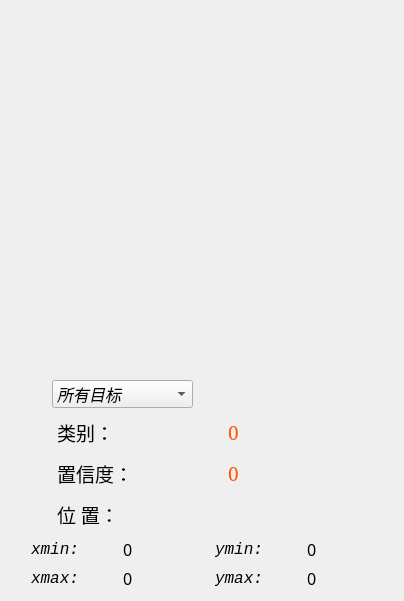
          <widget class="QWidget" name="Page_result">
           <layout class="QVBoxLayout" name="verticalLayout_2">
            <item>
             <widget class="QLabel" name="label_website">
              <property name="minimumSize">
               <size>
                <width>0</width>
                <height>30</height>
               </size>
              </property>
              <property name="font">
               <font>
                <family>Times new roman</family>
                <pointsize>12</pointsize>
                <italic>false</italic>
                <bold>false</bold>
               </font>
              </property>
              <property name="styleSheet">
               <string notr="true">QLabel{font: 12pt &quot;Times new roman&quot;;}</string>
              </property>
              <property name="text">
               <string/>
              </property>
             </widget>
            </item>
            <item>
             <widget class="QLabel" name="label_bar">
              <property name="minimumSize">
               <size>
                <width>382</width>
                <height>300</height>
               </size>
              </property>
              <property name="maximumSize">
               <size>
                <width>400</width>
                <height>300</height>
               </size>
              </property>
              <property name="styleSheet">
               <string notr="true">border-image: url(:/images/icons/weed_logo.png);</string>
              </property>
              <property name="text">
               <string/>
              </property>
              <property name="margin">
               <number>5</number>
              </property>
             </widget>
            </item>
            <item>
             <widget class="QLabel" name="label">
              <property name="minimumSize">
               <size>
                <width>0</width>
                <height>20</height>
               </size>
              </property>
              <property name="maximumSize">
               <size>
                <width>16777215</width>
                <height>20</height>
               </size>
              </property>
              <property name="text">
               <string/>
              </property>
             </widget>
            </item>
            <item>
             <layout class="QHBoxLayout" name="Layout_obj">
              <property name="topMargin">
               <number>0</number>
              </property>
              <property name="rightMargin">
               <number>200</number>
              </property>
              <item>
               <widget class="QLabel" name="label_picSelect">
                <property name="minimumSize">
                 <size>
                  <width>30</width>
                  <height>30</height>
                 </size>
                </property>
                <property name="maximumSize">
                 <size>
                  <width>35</width>
                  <height>35</height>
                 </size>
                </property>
                <property name="styleSheet">
                 <string notr="true">border-image: url(:/images/icons/selection.png);</string>
                </property>
                <property name="text">
                 <string/>
                </property>
               </widget>
              </item>
              <item>
               <widget class="QComboBox" name="comboBox_select">
                <property name="minimumSize">
                 <size>
                  <width>0</width>
                  <height>24</height>
                 </size>
                </property>
                <property name="maximumSize">
                 <size>
                  <width>150</width>
                  <height>28</height>
                 </size>
                </property>
                <property name="font">
                 <font>
                  <family>Consolas</family>
                  <pointsize>12</pointsize>
                  <italic>true</italic>
                  <bold>false</bold>
                 </font>
                </property>
                <property name="focusPolicy">
                 <enum>Qt::NoFocus</enum>
                </property>
                <property name="currentText">
                 <string>所有目标</string>
                </property>
                <property name="iconSize">
                 <size>
                  <width>36</width>
                  <height>36</height>
                 </size>
                </property>
                <item>
                 <property name="text">
                  <string>所有目标</string>
                 </property>
                </item>
               </widget>
              </item>
             </layout>
            </item>
            <item>
             <layout class="QHBoxLayout" name="Layout_cls">
              <item>
               <widget class="QLabel" name="label_picResult">
                <property name="minimumSize">
                 <size>
                  <width>35</width>
                  <height>35</height>
                 </size>
                </property>
                <property name="maximumSize">
                 <size>
                  <width>40</width>
                  <height>40</height>
                 </size>
                </property>
                <property name="styleSheet">
                 <string notr="true">border-image: url(:/images/icons/result.png);</string>
                </property>
                <property name="text">
                 <string/>
                </property>
               </widget>
              </item>
              <item>
               <widget class="QLabel" name="label_class">
                <property name="font">
                 <font>
                  <family>华文仿宋</family>
                  <pointsize>14</pointsize>
                 </font>
                </property>
                <property name="text">
                 <string>&lt;html&gt;&lt;head/&gt;&lt;body&gt;&lt;p&gt;类别：&lt;/p&gt;&lt;/body&gt;&lt;/html&gt;</string>
                </property>
               </widget>
              </item>
              <item>
               <widget class="QLabel" name="label_class_result">
                <property name="font">
                 <font>
                  <family>SimSun</family>
                  <pointsize>14</pointsize>
                 </font>
                </property>
                <property name="styleSheet">
                 <string notr="true">color: rgb(255, 85, 0);</string>
                </property>
                <property name="text">
                 <string>0</string>
                </property>
               </widget>
              </item>
             </layout>
            </item>
            <item>
             <layout class="QHBoxLayout" name="Layout_conf">
              <item>
               <widget class="QLabel" name="label_picConf">
                <property name="minimumSize">
                 <size>
                  <width>35</width>
                  <height>35</height>
                 </size>
                </property>
                <property name="maximumSize">
                 <size>
                  <width>40</width>
                  <height>40</height>
                 </size>
                </property>
                <property name="styleSheet">
                 <string notr="true">border-image: url(:/images/icons/Score.png);</string>
                </property>
                <property name="text">
                 <string/>
                </property>
               </widget>
              </item>
              <item>
               <widget class="QLabel" name="label_conf">
                <property name="font">
                 <font>
                  <family>华文仿宋</family>
                  <pointsize>14</pointsize>
                 </font>
                </property>
                <property name="text">
                 <string>&lt;html&gt;&lt;head/&gt;&lt;body&gt;&lt;p&gt;置信度：&lt;/p&gt;&lt;/body&gt;&lt;/html&gt;</string>
                </property>
               </widget>
              </item>
              <item>
               <widget class="QLabel" name="label_score_result">
                <property name="font">
                 <font>
                  <family>SimSun</family>
                  <pointsize>14</pointsize>
                 </font>
                </property>
                <property name="styleSheet">
                 <string notr="true">color: rgb(255, 85, 0);</string>
                </property>
                <property name="text">
                 <string>0</string>
                </property>
               </widget>
              </item>
             </layout>
            </item>
            <item>
             <layout class="QHBoxLayout" name="Layout_loc">
              <item>
               <widget class="QLabel" name="label_picLocation">
                <property name="minimumSize">
                 <size>
                  <width>35</width>
                  <height>35</height>
                 </size>
                </property>
                <property name="maximumSize">
                 <size>
                  <width>40</width>
                  <height>40</height>
                 </size>
                </property>
                <property name="styleSheet">
                 <string notr="true">border-image: url(:/images/icons/Ordinateur.png);</string>
                </property>
                <property name="text">
                 <string/>
                </property>
               </widget>
              </item>
              <item>
               <widget class="QLabel" name="label_location">
                <property name="font">
                 <font>
                  <family>华文仿宋</family>
                  <pointsize>14</pointsize>
                 </font>
                </property>
                <property name="text">
                 <string>&lt;html&gt;&lt;head/&gt;&lt;body&gt;&lt;p&gt;位 置：&lt;/p&gt;&lt;/body&gt;&lt;/html&gt;</string>
                </property>
               </widget>
              </item>
             </layout>
            </item>
            <item>
             <layout class="QHBoxLayout" name="Layout_xymin">
              <property name="leftMargin">
               <number>20</number>
              </property>
              <item>
               <widget class="QLabel" name="label_xmin">
                <property name="font">
                 <font>
                  <family>Consolas</family>
                  <pointsize>12</pointsize>
                  <italic>true</italic>
                  <bold>false</bold>
                 </font>
                </property>
                <property name="text">
                 <string>xmin: </string>
                </property>
               </widget>
              </item>
              <item>
               <widget class="QLabel" name="label_xmin_result">
                <property name="font">
                 <font>
                  <family>SimSun-ExtB</family>
                  <pointsize>12</pointsize>
                 </font>
                </property>
                <property name="text">
                 <string>0</string>
                </property>
               </widget>
              </item>
              <item>
               <widget class="QLabel" name="label_ymin">
                <property name="font">
                 <font>
                  <family>Consolas</family>
                  <pointsize>12</pointsize>
                  <italic>true</italic>
                  <bold>false</bold>
                 </font>
                </property>
                <property name="text">
                 <string>ymin: </string>
                </property>
               </widget>
              </item>
              <item>
               <widget class="QLabel" name="label_ymin_result">
                <property name="font">
                 <font>
                  <family>SimSun-ExtB</family>
                  <pointsize>12</pointsize>
                 </font>
                </property>
                <property name="text">
                 <string>0</string>
                </property>
               </widget>
              </item>
             </layout>
            </item>
            <item>
             <layout class="QHBoxLayout" name="Layout_xymax">
              <property name="leftMargin">
               <number>20</number>
              </property>
              <item>
               <widget class="QLabel" name="label_xmax">
                <property name="font">
                 <font>
                  <family>Consolas</family>
                  <pointsize>12</pointsize>
                  <italic>true</italic>
                  <bold>false</bold>
                 </font>
                </property>
                <property name="text">
                 <string>xmax: </string>
                </property>
               </widget>
              </item>
              <item>
               <widget class="QLabel" name="label_xmax_result">
                <property name="font">
                 <font>
                  <family>SimSun-ExtB</family>
                  <pointsize>12</pointsize>
                 </font>
                </property>
                <property name="text">
                 <string>0</string>
                </property>
               </widget>
              </item>
              <item>
               <widget class="QLabel" name="label_ymax">
                <property name="font">
                 <font>
                  <family>Consolas</family>
                  <pointsize>12</pointsize>
                  <italic>true</italic>
                  <bold>false</bold>
                 </font>
                </property>
                <property name="text">
                 <string>ymax: </string>
                </property>
               </widget>
              </item>
              <item>
               <widget class="QLabel" name="label_ymax_result">
                <property name="font">
                 <font>
                  <family>SimSun-ExtB</family>
                  <pointsize>12</pointsize>
                 </font>
                </property>
                <property name="text">
                 <string>0</string>
                </property>
               </widget>
              </item>
             </layout>
            </item>
           </layout>
          </widget>
